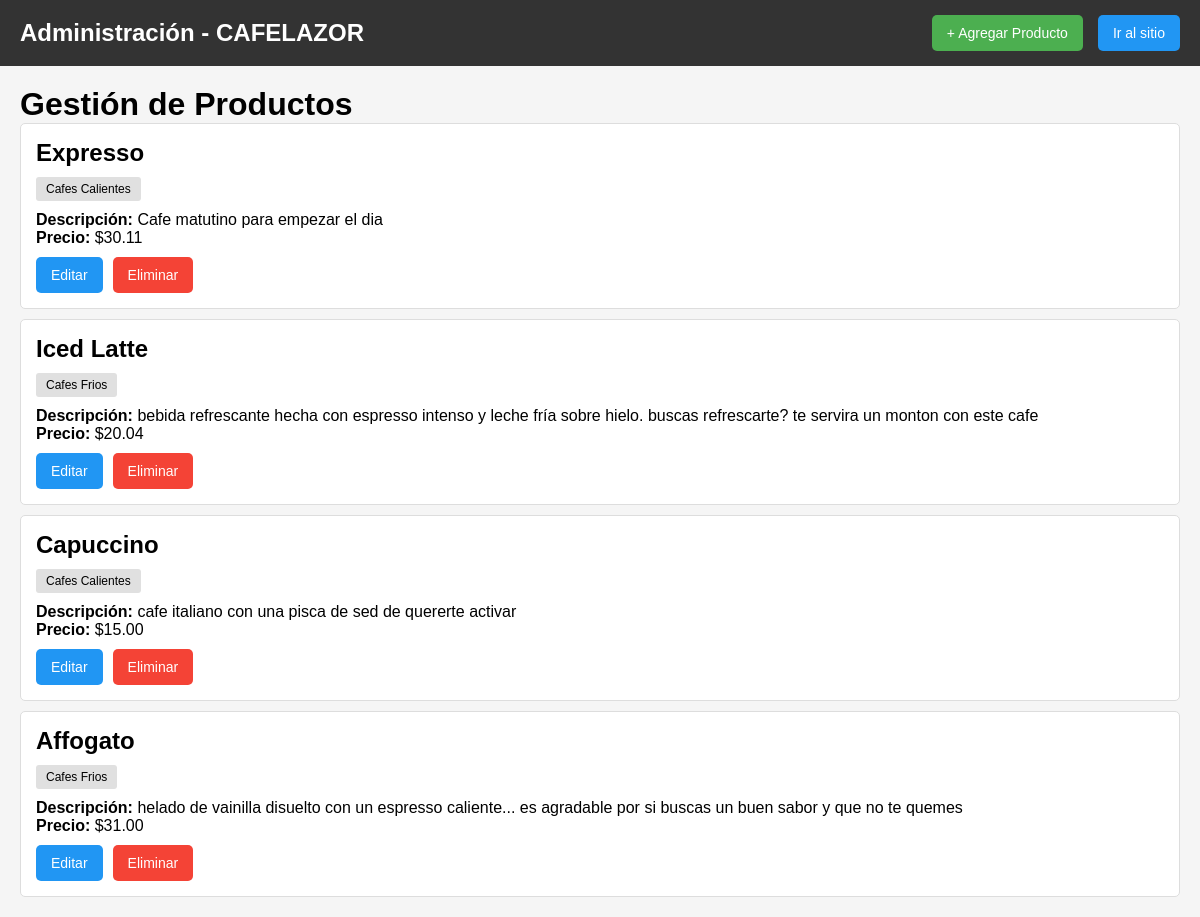
The page /list/ on the database as committed earlier.
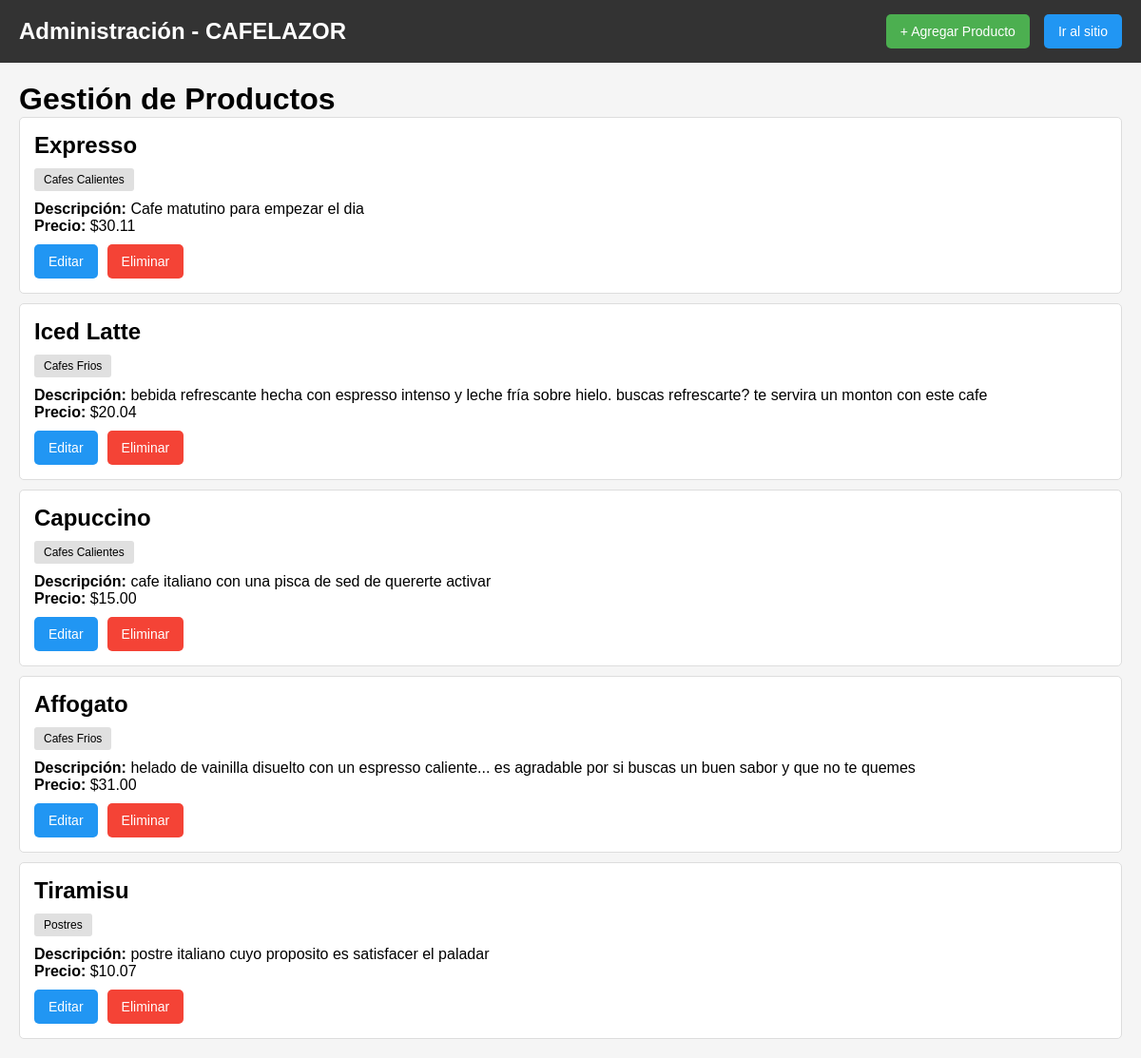
The same page on the database as committed later.
### appcafe/models.py (models this page shows, shortened)
class Cafe(models.Model):
    CATEGORY_CHOICES = [
        ('hot', 'Cafes Calientes'),
        ('cold', 'Cafes Frios'),
        ('desserts', 'Postres'),
        ('sandwiches', 'Sandwiches'),
        ('promotions', 'Promociones'),
    ]
    name = models.CharField(max_length=100)
    description = models.TextField()
    price = models.DecimalField(max_digits=5, decimal_places=2)
    category = models.CharField(max_length=20, choices=CATEGORY_CHOICES, default='hot')

### appcafe/views.py (the view)
# urls.py: path('list/', views.cafe_list, name='cafe_list'),
def cafe_list(request):
    cafes = Cafe.objects.all()
    return render(request, 'cafe_list.html', {'cafes': cafes})

### appcafe/templates/cafe_list.html (shortened to what this page needs)
<!DOCTYPE html>
<html lang="es">
<head>
</head>
<body>
    <header class="admin-header">
        <div class="logo">Administración - CAFELAZOR</div>
        <div class="header-actions">
            <a href="{% url 'add_cafe' %}" class="btn btn-add">+ Agregar Producto</a>
            <a href="{% url 'index' %}" class="btn btn-back">Ir al sitio</a>
        </div>
    </header>
    <div class="content">
        <h1>Gestión de Productos</h1>
        {% if cafes %}
            {% for cafe in cafes %}
                <div class="cafe-item">
                    <h2>{{ cafe.name }}</h2>
                    <span class="category-badge">{{ cafe.get_category_display }}</span>
                    <p><strong>Descripción:</strong> {{ cafe.description }}</p>
                    <p><strong>Precio:</strong> ${{ cafe.price }}</p>
                    <div class="cafe-actions">
                        <a href="{% url 'edit_cafe' cafe.id %}" class="btn btn-edit">Editar</a>
                        <a href="{% url 'delete_cafe' cafe.id %}" class="btn btn-delete">Eliminar</a>
                    </div>
                </div>
            {% endfor %}
        {% else %}
            <p>No hay productos disponibles. <a href="{% url 'add_cafe' %}">Agregar uno ahora</a></p>
        {% endif %}
    </div>
</body>
</html>

Rows that differ between the two databases and show on the page:
added Cafe: name "Tiramisu", category "Postres", description "postre italiano cuyo proposito es satisfacer el paladar", price "10.07"
